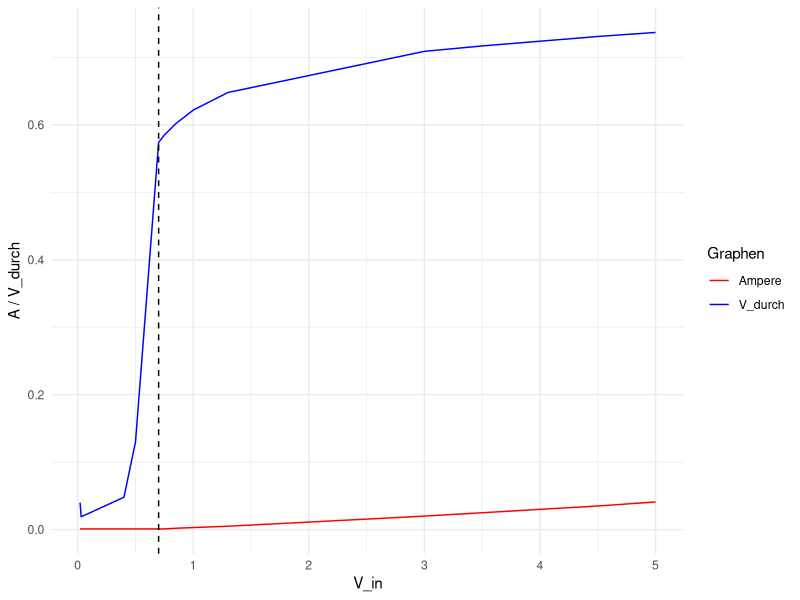

Write the R code that produced this figure.
library(ggplot2)
# Vektoren mit den Werten für jede Spalte
V_in <- c(0.02, 0.03, 0.4, 0.5, 0.7, 0.75, 0.85, 1, 1.3, 3, 3.5, 4, 4.5, 5)
Ampere <- c(0.001, 0.001, 0.001, 0.001, 0.001, 0.001, 0.002, 0.003, 0.005, 0.02, 0.025, 0.03, 0.035, 0.041)
V_durch <- c(0.04, 0.019, 0.048, 0.13, 0.574, 0.585, 0.602, 0.622, 0.648, 0.709, 0.717, 0.724, 0.731, 0.737)

# Erzeugen der Tabelle
daten <- data.frame(V_in = V_in, Ampere = Ampere, V_durch = V_durch)

plot <- ggplot(daten, aes(x = V_in)) +
  geom_line(aes(y = Ampere, color = "Ampere")) +
  geom_line(aes(y = V_durch, color = "V_durch")) +
  scale_color_manual(values = c("red", "blue")) +
  labs(x = "V_in", y = "A / V_durch", color = "Graphen") +
  geom_vline(xintercept = 0.7, linetype = "dashed") +
  theme_minimal()


# Ausgabe der Tabelle
print(plot)
